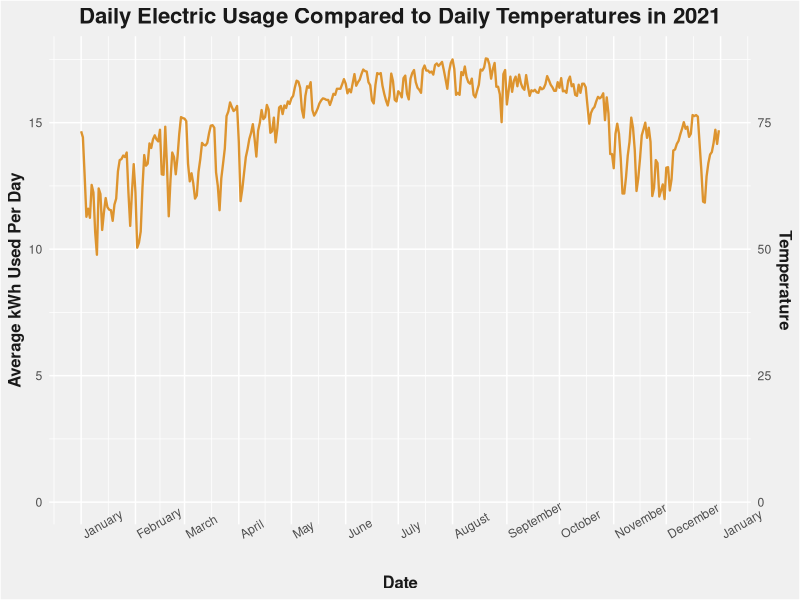

Here is the R script that generated this plot:
library(ggplot2)
library(ggthemes)
library(readr)
library(dplyr)
library(lubridate)


#Load all temperature information for into dataframe
TemperaturesFull<-read_csv("Temperatures.csv", col_names=TRUE , col_types="Dd")

#Only include temperatures for 2021
Temperatures<-TemperaturesFull %>% dplyr::filter(Date >="2021-01-01" & Date <= "2021-12-31")

#Load all bill information for into dataframe
ElectricBill<-read_csv("ElectricBill.csv", col_types="Dnnn")


ElectricBill$Date<-ElectricBill$Date %m-% months(1)
ElectricBill$Date<-ElectricBill$Date + dweeks(2)

#Merging was performed in order to display both of the dataframes in a single plot
allData <- merge(Temperatures, ElectricBill, by = 'Date', all.x=TRUE)

ggplot(allData, aes(x=Date)) +
  geom_col(aes(y=kWhUsed/BillingPeriod),width=20,show.legend=FALSE, fill="#73AB4D") +
  geom_line(aes(y=TempAvg/5),size=.8,show.legend=FALSE, colour="#DD942F") +
  theme(plot.title = element_text(hjust = .5), axis.ticks = element_blank()) +
  scale_y_continuous(name="Average kWh Used Per Day", sec.axis=sec_axis(~.*5,name="Temperature")) +
  scale_x_date(date_breaks = "1 month", name="Date", date_labels="%B") +
  labs(title="Daily Electric Usage Compared to Daily Temperatures in 2021") +
  theme(plot.title = element_text(colour="#191919", size=16,face="bold", hjust=0.5)) +
  theme(axis.title.x = element_text(colour="#191919", size=12,face="bold", hjust=0.5)) +
  theme(axis.title.y = element_text(colour="#191919", size=12,face="bold", hjust=0.5)) +
  theme(panel.background = element_rect(fill="#F0F0F0")) +
  theme(axis.text.x = element_text(angle = 30, vjust = 1, hjust=0))+
  theme(plot.background = element_rect(fill="#F0F0F0"))
